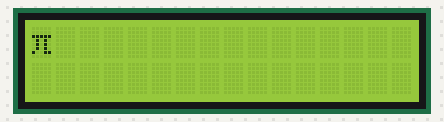
The program below on a simulated BBC micro:bit running MicroPython. Parts: 16×2 character LCD. Library files of the repository ran but are not shown: microbit_i2c_lcd.py; what the program prints to the serial console is not drawn. At 0.2 s the program stops and its outputs stay as they are.

Above: at 0.3 s.

The program:

lcd_rom_small.py
```python
from microbit import *
import microbit_i2c_lcd as lcd

i2c.init(sda=pin15,scl=pin13)

display = lcd.lcd(i2c)

display.lcd_display_string(str(chr(247)), 1)
print("this will display a pi symbol for ROM A00 japaneese\n"+\
      "display a divide symbol for the A02 ROM european")

i2c.init(sda=pin20,scl=pin19)
```
